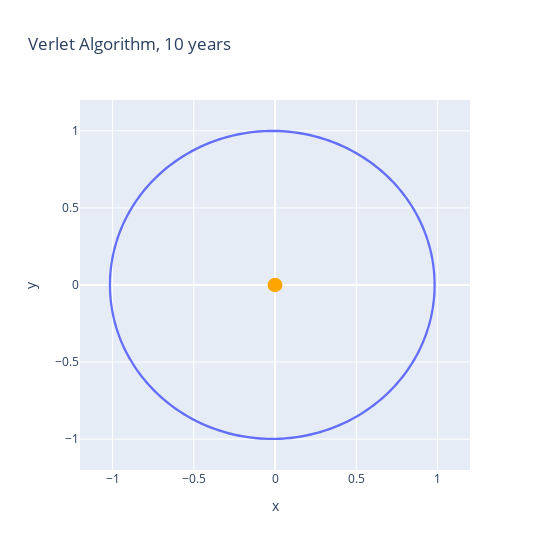

This figure's notebook cell:
### Code cell
fig = go.Figure(data=[go.Scatter(x=xpos, y=ypos)],layout=go.Layout(
                title=go.layout.Title(text="Verlet Algorithm, 10 years"),
                width=550,height=550))
fig.update_xaxes(range=[-1.2, 1.2])
fig.update_yaxes(range=[-1.2, 1.2])
fig.update_layout(xaxis_title="x",yaxis_title="y",shapes=[dict(type="circle",xref="x",
                  yref="y",fillcolor="Orange",x0=-.04,y0=-.04,x1=.04,y1=.04,
                  line_color="Orange",),])
print('Even closer path consistency, zoom in on path')
fig.show()
print("Perihelion at: ", abs(xpos.min()), 'Au')
print('Aphelion at: ',xpos.max(), 'Au')

### Figure 1 — Plotly figure (JSON) as saved in the notebook; plotly's stock layout.template omitted (floating-point values rounded to 4 significant figures; data arrays with more than 128 entries replaced by an {"elided": "..."} marker saying what was removed)
{"data": [{"type": "scatter", "x": {"elided": "1002 float values"}, "y": {"elided": "1002 float values"}}], "layout": {"height": 550, "shapes": [{"fillcolor": "Orange", "line": {"color": "Orange"}, "type": "circle", "x0": -0.04, "x1": 0.04, "xref": "x", "y0": -0.04, "y1": 0.04, "yref": "y"}], "title": {"text": "Verlet Algorithm, 10 years"}, "width": 550, "xaxis": {"range": [-1.2, 1.2], "title": {"text": "x"}}, "yaxis": {"range": [-1.2, 1.2], "title": {"text": "y"}}}}
